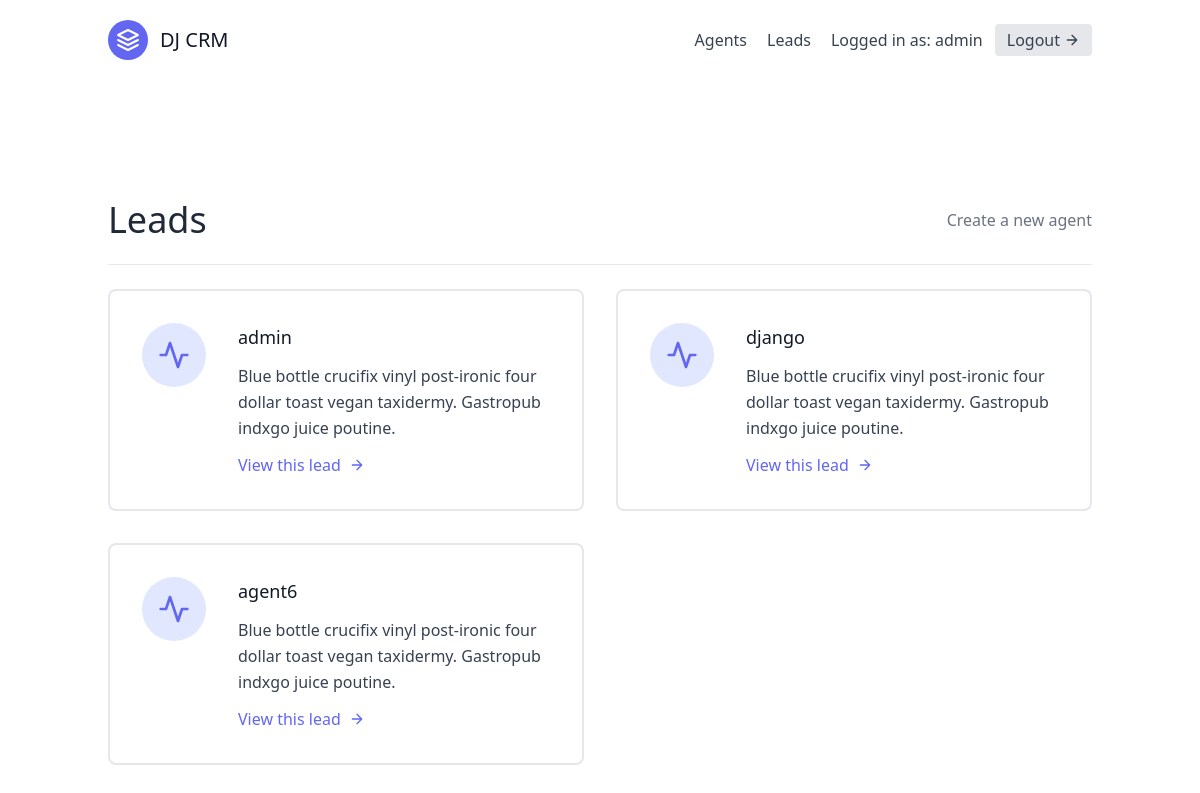
Screenshot of /agents/ (signed in) with the database file from the repository.
### leads/models.py (models this page shows, shortened)
class User(AbstractUser):
    is_organisor = models.BooleanField(default=True)
    is_agent = models.BooleanField(default=False)

class Agent(models.Model):
    user = models.OneToOneField(User, on_delete=models.CASCADE)
    organisation = models.ForeignKey(UserProfile, on_delete=models.CASCADE)

### agents/views.py (the view)
# urls.py: path('', AgentListView.as_view(), name='agent-list'),
class AgentListView(OrganisorAndLoginRequiredMixin, generic.ListView):
    template_name = "agents/agent_list.html"
    def get_queryset(self):
        organisation = self.request.user.userprofile
        return Agent.objects.filter(organisation = organisation)

### agents/mixins.py (called while the page is built)
    def dispatch(self, request, *args, **kwargs):
        if not request.user.is_authenticated or not request.user.is_organisor:
            return redirect('leads:lead-list')
        return super().dispatch(request, *args, **kwargs)

### agents/templates/agents/agent_list.html
{% extends "_base.html" %}
{% block content %}
  <section class="text-gray-700 body-font">
    <div class="container px-5 py-24 mx-auto flex flex-wrap">
        <div class="w-full mb-6 py-6 flex justify-between items-center border-b border-gray-200">
            <div>
                <h1 class="text-4xl text-gray-800">Leads</h1>
            </div>
            <div>
                <a class="text-gray-500 hover:text-blue-500" href="{% url 'agents:agent-create' %}">Create a new agent</a>
            </div>
        </div>
        <div class="flex flex-wrap -m-4">
            {% for agent in object_list %}
            <div class="p-4 lg:w-1/2 md:w-full">
                <div class="flex border-2 rounded-lg border-gray-200 p-8 sm:flex-row flex-col">
                    <div class="w-16 h-16 sm:mr-8 sm:mb-0 mb-4 inline-flex items-center justify-center rounded-full bg-indigo-100 text-indigo-500 flex-shrink-0">
                        <svg fill="none" stroke="currentColor" stroke-linecap="round" stroke-linejoin="round" stroke-width="2" class="w-8 h-8" viewBox="0 0 24 24">
                            <path d="M22 12h-4l-3 9L9 3l-3 9H2"></path>
                        </svg>
                    </div>
                    <div class="flex-grow">
                        <h2 class="text-gray-900 text-lg title-font font-medium mb-3">
                            {{ agent.user.username }}
                        </h2>
                        <p class="leading-relaxed text-base">
                            Blue bottle crucifix vinyl post-ironic four dollar toast vegan taxidermy. Gastropub indxgo juice poutine.
                        </p>
                        <a href="{% url 'agents:agent-detail' agent.pk %}" class="mt-3 text-indigo-500 inline-flex items-center">
                            View this lead
                            <svg fill="none" stroke="currentColor" stroke-linecap="round" stroke-linejoin="round" stroke-width="2" class="w-4 h-4 ml-2" viewBox="0 0 24 24">
                                <path d="M5 12h14M12 5l7 7-7 7"></path>
                            </svg>
                        </a>
                    </div>
                </div>
            </div>
            {% endfor %}
        </div>
    </div>
  </section>
{% endblock content %}

### templates/navbar.html (shortened to what this page needs)
<header class="text-gray-700 body-font">
  <div class="container mx-auto flex flex-wrap p-5 flex-col md:flex-row items-center">
    <a class="flex title-font font-medium items-center text-gray-900 mb-4 md:mb-0">
      <svg xmlns="http://www.w3.org/2000/svg" fill="none" stroke="currentColor" stroke-linecap="round" stroke-linejoin="round" stroke-width="2" class="w-10 h-10 text-white p-2 bg-indigo-500 rounded-full" viewBox="0 0 24 24">
        <path d="M12 2L2 7l10 5 10-5-10-5zM2 17l10 5 10-5M2 12l10 5 10-5"></path>
      </svg>
      <span class="ml-3 text-xl">DJ CRM</span>
    </a>
    <nav class="md:ml-auto flex flex-wrap items-center text-base justify-center">
      {% if not request.user.is_authenticated %}
        <a href="{% url 'signup' %}" class="mr-5 hover:text-gray-900">Signup</a>
      {% else %}
          {% if request.user.is_organisor %}
              <a href="{% url 'agents:agent-list' %}" class="mr-5 hover:text-gray-900">Agents</a>
          {% endif %}
        <a href="{% url 'leads:lead-list' %}" class="mr-5 hover:text-gray-900">Leads</a>
      {% endif %}
    </nav>
    {% if request.user.is_authenticated %}
      Logged in as: {{ request.user.username }}
      <a href="{% url 'logout' %}" class="ml-3 inline-flex items-center bg-gray-200 border-0 py-1 px-3 focus:outline-none hover:bg-gray-300 rounded text-base mt-4 md:mt-0">
        Logout
          <svg fill="none" stroke="currentColor" stroke-linecap="round" stroke-linejoin="round" stroke-width="2" class="w-4 h-4 ml-1" viewBox="0 0 24 24">
              <path d="M5 12h14M12 5l7 7-7 7"></path>
          </svg>
      </a>
    {% endif %}
  </div>
</header>

### rows the page displays
User: user.username "admin"
Agent: user.username "admin"
Agent: user.username "django"
Agent: user.username "agent6"
